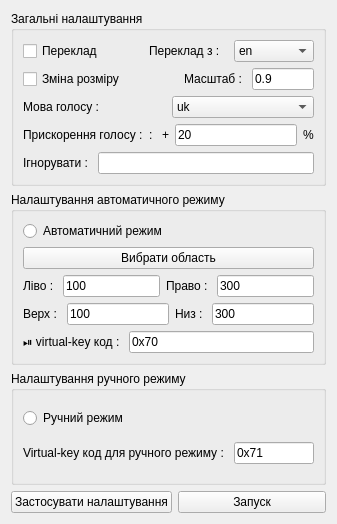
<?xml version="1.0" encoding="UTF-8"?>
<ui version="4.0">
 <class>Settings</class>
 <widget class="QWidget" name="Settings">
  <property name="geometry">
   <rect>
    <x>0</x>
    <y>0</y>
    <width>337</width>
    <height>524</height>
   </rect>
  </property>
  <property name="windowTitle">
   <string>Settings</string>
  </property>
  <layout class="QVBoxLayout" name="verticalLayout_4">
   <item>
    <widget class="QGroupBox" name="general_groupBox">
     <property name="title">
      <string>Загальні налаштування</string>
     </property>
     <layout class="QVBoxLayout" name="verticalLayout" stretch="0,0,0,0,0">
      <item>
       <layout class="QHBoxLayout" name="horizontalLayout_2" stretch="2,1,2,2">
        <item>
         <widget class="QCheckBox" name="TRANSLATE_checkBox">
          <property name="toolTip">
           <string>&lt;html&gt;&lt;head/&gt;&lt;body&gt;&lt;p&gt;Якщо галочка встановлена, буде відбуватися переклад&lt;/p&gt;&lt;/body&gt;&lt;/html&gt;</string>
          </property>
          <property name="text">
           <string>Переклад</string>
          </property>
         </widget>
        </item>
        <item>
         <spacer name="horizontalSpacer_2">
          <property name="orientation">
           <enum>Qt::Orientation::Horizontal</enum>
          </property>
          <property name="sizeHint" stdset="0">
           <size>
            <width>20</width>
            <height>20</height>
           </size>
          </property>
         </spacer>
        </item>
        <item>
         <widget class="QLabel" name="TRANSLATE_FROM_label">
          <property name="toolTip">
           <string>&lt;html&gt;&lt;head/&gt;&lt;body&gt;&lt;p&gt;Виберіть мову, з якої потрібно виконати переклад. Переклад буде виконано з цієї мови на &lt;span style=&quot; font-weight:700;&quot;&gt;Мову голосу&lt;/span&gt;.&lt;/p&gt;&lt;/body&gt;&lt;/html&gt;</string>
          </property>
          <property name="text">
           <string>Переклад з :</string>
          </property>
         </widget>
        </item>
        <item>
         <widget class="QComboBox" name="TRANSLATE_FROM_comboBox">
          <property name="toolTip">
           <string>&lt;html&gt;&lt;head/&gt;&lt;body&gt;&lt;p&gt;Виберіть мову, з якої потрібно виконати переклад. Переклад буде виконано з цієї мови на &lt;span style=&quot; font-weight:700;&quot;&gt;Мову голосу&lt;/span&gt;.&lt;/p&gt;&lt;/body&gt;&lt;/html&gt;</string>
          </property>
          <item>
           <property name="text">
            <string>en</string>
           </property>
          </item>
          <item>
           <property name="text">
            <string>af</string>
           </property>
          </item>
          <item>
           <property name="text">
            <string>ar</string>
           </property>
          </item>
          <item>
           <property name="text">
            <string>bg</string>
           </property>
          </item>
          <item>
           <property name="text">
            <string>bn</string>
           </property>
          </item>
          <item>
           <property name="text">
            <string>bs</string>
           </property>
          </item>
          <item>
           <property name="text">
            <string>cs</string>
           </property>
          </item>
          <item>
           <property name="text">
            <string>da</string>
           </property>
          </item>
          <item>
           <property name="text">
            <string>de</string>
           </property>
          </item>
          <item>
           <property name="text">
            <string>es</string>
           </property>
          </item>
          <item>
           <property name="text">
            <string>et</string>
           </property>
          </item>
          <item>
           <property name="text">
            <string>fr</string>
           </property>
          </item>
          <item>
           <property name="text">
            <string>hi</string>
           </property>
          </item>
          <item>
           <property name="text">
            <string>hr</string>
           </property>
          </item>
          <item>
           <property name="text">
            <string>hu</string>
           </property>
          </item>
          <item>
           <property name="text">
            <string>id</string>
           </property>
          </item>
          <item>
           <property name="text">
            <string>is</string>
           </property>
          </item>
          <item>
           <property name="text">
            <string>it</string>
           </property>
          </item>
          <item>
           <property name="text">
            <string>ja</string>
           </property>
          </item>
          <item>
           <property name="text">
            <string>kn</string>
           </property>
          </item>
          <item>
           <property name="text">
            <string>ko</string>
           </property>
          </item>
          <item>
           <property name="text">
            <string>la</string>
           </property>
          </item>
          <item>
           <property name="text">
            <string>lv</string>
           </property>
          </item>
          <item>
           <property name="text">
            <string>mr</string>
           </property>
          </item>
          <item>
           <property name="text">
            <string>ms</string>
           </property>
          </item>
          <item>
           <property name="text">
            <string>ne</string>
           </property>
          </item>
          <item>
           <property name="text">
            <string>nl</string>
           </property>
          </item>
          <item>
           <property name="text">
            <string>no</string>
           </property>
          </item>
          <item>
           <property name="text">
            <string>pl</string>
           </property>
          </item>
          <item>
           <property name="text">
            <string>pt</string>
           </property>
          </item>
          <item>
           <property name="text">
            <string>ro</string>
           </property>
          </item>
          <item>
           <property name="text">
            <string>sk</string>
           </property>
          </item>
          <item>
           <property name="text">
            <string>sq</string>
           </property>
          </item>
          <item>
           <property name="text">
            <string>sv</string>
           </property>
          </item>
          <item>
           <property name="text">
            <string>sw</string>
           </property>
          </item>
          <item>
           <property name="text">
            <string>ta</string>
           </property>
          </item>
          <item>
           <property name="text">
            <string>te</string>
           </property>
          </item>
          <item>
           <property name="text">
            <string>th</string>
           </property>
          </item>
          <item>
           <property name="text">
            <string>tl</string>
           </property>
          </item>
          <item>
           <property name="text">
            <string>tr</string>
           </property>
          </item>
          <item>
           <property name="text">
            <string>uk</string>
           </property>
          </item>
          <item>
           <property name="text">
            <string>ur</string>
           </property>
          </item>
          <item>
           <property name="text">
            <string>vi</string>
           </property>
          </item>
         </widget>
        </item>
       </layout>
      </item>
      <item>
       <layout class="QHBoxLayout" name="horizontalLayout_4">
        <item>
         <widget class="QCheckBox" name="RESIZE_checkBox">
          <property name="toolTip">
           <string>&lt;html&gt;&lt;head/&gt;&lt;body&gt;&lt;p&gt;Якщо встановлено цю галочку, роздільну здатність зображення буде змінено перед розпізнаванням тексту. Це може бути корисно для зменшення кількості обчислень.&lt;/p&gt;&lt;/body&gt;&lt;/html&gt;</string>
          </property>
          <property name="text">
           <string>Зміна розміру</string>
          </property>
         </widget>
        </item>
        <item>
         <spacer name="horizontalSpacer">
          <property name="orientation">
           <enum>Qt::Orientation::Horizontal</enum>
          </property>
          <property name="sizeHint" stdset="0">
           <size>
            <width>100</width>
            <height>20</height>
           </size>
          </property>
         </spacer>
        </item>
        <item>
         <layout class="QHBoxLayout" name="horizontalLayout_3">
          <item>
           <widget class="QLabel" name="RESIZE_SCALE_label">
            <property name="toolTip">
             <string>&lt;html&gt;&lt;head/&gt;&lt;body&gt;&lt;p&gt;Цей параметр визначає, наскільки буде змінено роздільну здатність зображення. Наприклад: якщо розмір зображення 1000х1000 пікселів і масштаб = 0.9, то перед розпізнаванням тексту розмір зображення буде зменшено до 900х900 пікселів.&lt;/p&gt;&lt;/body&gt;&lt;/html&gt;</string>
            </property>
            <property name="text">
             <string>Масштаб : </string>
            </property>
           </widget>
          </item>
          <item>
           <widget class="QLineEdit" name="RESIZE_SCALE_lineEdit">
            <property name="toolTip">
             <string>&lt;html&gt;&lt;head/&gt;&lt;body&gt;&lt;p&gt;Цей параметр визначає, наскільки буде змінено роздільну здатність зображення. Наприклад: якщо розмір зображення 1000х1000 пікселів і масштаб = 0.9, то перед розпізнаванням тексту розмір зображення буде зменшено до 900х900 пікселів.&lt;/p&gt;&lt;/body&gt;&lt;/html&gt;</string>
            </property>
            <property name="text">
             <string>0.9</string>
            </property>
           </widget>
          </item>
         </layout>
        </item>
       </layout>
      </item>
      <item>
       <layout class="QHBoxLayout" name="horizontalLayout_5">
        <item>
         <widget class="QLabel" name="SPEAK_LANGUAGE_label">
          <property name="toolTip">
           <string>&lt;html&gt;&lt;head/&gt;&lt;body&gt;&lt;p&gt;Цей параметр визначає мову, якою буде озвучено текст.&lt;/p&gt;&lt;/body&gt;&lt;/html&gt;</string>
          </property>
          <property name="text">
           <string>Мова голосу : </string>
          </property>
         </widget>
        </item>
        <item>
         <widget class="QComboBox" name="SPEAK_LANGUAGE_comboBox">
          <property name="toolTip">
           <string>&lt;html&gt;&lt;head/&gt;&lt;body&gt;&lt;p&gt;Цей параметр визначає мову, якою буде озвучено текст.&lt;/p&gt;&lt;/body&gt;&lt;/html&gt;</string>
          </property>
          <item>
           <property name="text">
            <string>uk</string>
           </property>
          </item>
          <item>
           <property name="text">
            <string>en</string>
           </property>
          </item>
          <item>
           <property name="text">
            <string>af</string>
           </property>
          </item>
          <item>
           <property name="text">
            <string>ar</string>
           </property>
          </item>
          <item>
           <property name="text">
            <string>bg</string>
           </property>
          </item>
          <item>
           <property name="text">
            <string>bn</string>
           </property>
          </item>
          <item>
           <property name="text">
            <string>bs</string>
           </property>
          </item>
          <item>
           <property name="text">
            <string>cs</string>
           </property>
          </item>
          <item>
           <property name="text">
            <string>da</string>
           </property>
          </item>
          <item>
           <property name="text">
            <string>de</string>
           </property>
          </item>
          <item>
           <property name="text">
            <string>es</string>
           </property>
          </item>
          <item>
           <property name="text">
            <string>et</string>
           </property>
          </item>
          <item>
           <property name="text">
            <string>fr</string>
           </property>
          </item>
          <item>
           <property name="text">
            <string>hi</string>
           </property>
          </item>
          <item>
           <property name="text">
            <string>hr</string>
           </property>
          </item>
          <item>
           <property name="text">
            <string>hu</string>
           </property>
          </item>
          <item>
           <property name="text">
            <string>id</string>
           </property>
          </item>
          <item>
           <property name="text">
            <string>is</string>
           </property>
          </item>
          <item>
           <property name="text">
            <string>it</string>
           </property>
          </item>
          <item>
           <property name="text">
            <string>ja</string>
           </property>
          </item>
          <item>
           <property name="text">
            <string>kn</string>
           </property>
          </item>
          <item>
           <property name="text">
            <string>ko</string>
           </property>
          </item>
          <item>
           <property name="text">
            <string>la</string>
           </property>
          </item>
          <item>
           <property name="text">
            <string>lv</string>
           </property>
          </item>
          <item>
           <property name="text">
            <string>mr</string>
           </property>
          </item>
          <item>
           <property name="text">
            <string>ms</string>
           </property>
          </item>
          <item>
           <property name="text">
            <string>ne</string>
           </property>
          </item>
          <item>
           <property name="text">
            <string>nl</string>
           </property>
          </item>
          <item>
           <property name="text">
            <string>no</string>
           </property>
          </item>
          <item>
           <property name="text">
            <string>pl</string>
           </property>
          </item>
          <item>
           <property name="text">
            <string>pt</string>
           </property>
          </item>
          <item>
           <property name="text">
            <string>ro</string>
           </property>
          </item>
          <item>
           <property name="text">
            <string>sk</string>
           </property>
          </item>
          <item>
           <property name="text">
            <string>sq</string>
           </property>
          </item>
          <item>
           <property name="text">
            <string>sv</string>
           </property>
          </item>
          <item>
           <property name="text">
            <string>sw</string>
           </property>
          </item>
          <item>
           <property name="text">
            <string>ta</string>
           </property>
          </item>
          <item>
           <property name="text">
            <string>te</string>
           </property>
          </item>
          <item>
           <property name="text">
            <string>th</string>
           </property>
          </item>
          <item>
           <property name="text">
            <string>tl</string>
           </property>
          </item>
          <item>
           <property name="text">
            <string>tr</string>
           </property>
          </item>
          <item>
           <property name="text">
            <string>ur</string>
           </property>
          </item>
          <item>
           <property name="text">
            <string>vi</string>
           </property>
          </item>
         </widget>
        </item>
       </layout>
      </item>
      <item>
       <layout class="QHBoxLayout" name="horizontalLayout_6">
        <item>
         <widget class="QLabel" name="SPEED_UP_label">
          <property name="toolTip">
           <string>&lt;html&gt;&lt;head/&gt;&lt;body&gt;&lt;p&gt;Цей параметр визначає, наскільки буде прискорено мовлення.&lt;/p&gt;&lt;/body&gt;&lt;/html&gt;</string>
          </property>
          <property name="text">
           <string>Прискорення голосу :  : </string>
          </property>
         </widget>
        </item>
        <item>
         <widget class="QLabel" name="SPEED_UP_label_2">
          <property name="text">
           <string>+</string>
          </property>
         </widget>
        </item>
        <item>
         <widget class="QLineEdit" name="SPEED_UP_lineEdit">
          <property name="toolTip">
           <string>&lt;html&gt;&lt;head/&gt;&lt;body&gt;&lt;p&gt;Цей параметр визначає, наскільки буде прискорено мовлення.&lt;/p&gt;&lt;/body&gt;&lt;/html&gt;</string>
          </property>
          <property name="text">
           <string>20</string>
          </property>
         </widget>
        </item>
        <item>
         <widget class="QLabel" name="SPEED_UP_label_3">
          <property name="text">
           <string>%</string>
          </property>
         </widget>
        </item>
       </layout>
      </item>
      <item>
       <layout class="QHBoxLayout" name="horizontalLayout_14">
        <item>
         <widget class="QLabel" name="IGNORE_WORDS_label">
          <property name="toolTip">
           <string>&lt;html&gt;&lt;head/&gt;&lt;body&gt;&lt;p&gt;Ці слова/символи будуть проігноровані і не будуть озвучені. Якщо ви вводите кілька слів, розділяйте їх комою.&lt;/p&gt;&lt;/body&gt;&lt;/html&gt;</string>
          </property>
          <property name="text">
           <string>Ігнорувати : </string>
          </property>
         </widget>
        </item>
        <item>
         <widget class="QLineEdit" name="IGNORE_WORDS_lineEdit">
          <property name="toolTip">
           <string>&lt;html&gt;&lt;head/&gt;&lt;body&gt;&lt;p&gt;Ці слова/символи будуть проігноровані і не будуть озвучені. Якщо ви вводите кілька слів, розділяйте їх комою.&lt;/p&gt;&lt;/body&gt;&lt;/html&gt;</string>
          </property>
         </widget>
        </item>
       </layout>
      </item>
     </layout>
    </widget>
   </item>
   <item>
    <widget class="QGroupBox" name="Auto_mode_groupBox">
     <property name="title">
      <string>Налаштування автоматичного режиму</string>
     </property>
     <layout class="QVBoxLayout" name="verticalLayout_2">
      <item>
       <widget class="QRadioButton" name="AUTO_MODE_radioButton">
        <property name="toolTip">
         <string>&lt;html&gt;&lt;head/&gt;&lt;body&gt;&lt;p&gt;Вмикає автоматичний режим. Виберіть область один раз, і коли там з'явиться новий текст, він буде озвучений.&lt;/p&gt;&lt;/body&gt;&lt;/html&gt;</string>
        </property>
        <property name="text">
         <string>Автоматичний режим</string>
        </property>
       </widget>
      </item>
      <item>
       <widget class="QPushButton" name="Select_area_pushButton">
        <property name="cursor">
         <cursorShape>PointingHandCursor</cursorShape>
        </property>
        <property name="toolTip">
         <string>&lt;html&gt;&lt;head/&gt;&lt;body&gt;&lt;p&gt;Натисніть, щоб вибрати область екрана, де знаходиться ваш текст.&lt;/p&gt;&lt;/body&gt;&lt;/html&gt;</string>
        </property>
        <property name="text">
         <string>Вибрати область</string>
        </property>
       </widget>
      </item>
      <item>
       <layout class="QHBoxLayout" name="horizontalLayout_7">
        <item>
         <widget class="QLabel" name="LEFT_label">
          <property name="toolTip">
           <string>&lt;html&gt;&lt;head/&gt;&lt;body&gt;&lt;p&gt;Найлівіша точка виділеної області.&lt;/p&gt;&lt;/body&gt;&lt;/html&gt;</string>
          </property>
          <property name="text">
           <string>Ліво : </string>
          </property>
         </widget>
        </item>
        <item>
         <widget class="QLineEdit" name="LEFT_lineEdit">
          <property name="toolTip">
           <string>&lt;html&gt;&lt;head/&gt;&lt;body&gt;&lt;p&gt;Найлівіша точка виділеної області.&lt;/p&gt;&lt;/body&gt;&lt;/html&gt;</string>
          </property>
          <property name="text">
           <string>100</string>
          </property>
         </widget>
        </item>
        <item>
         <widget class="QLabel" name="RIGHT_label">
          <property name="toolTip">
           <string>&lt;html&gt;&lt;head/&gt;&lt;body&gt;&lt;p&gt;Найправіша точка виділеної області.&lt;/p&gt;&lt;/body&gt;&lt;/html&gt;</string>
          </property>
          <property name="text">
           <string>Право : </string>
          </property>
         </widget>
        </item>
        <item>
         <widget class="QLineEdit" name="RIGHT_lineEdit">
          <property name="toolTip">
           <string>&lt;html&gt;&lt;head/&gt;&lt;body&gt;&lt;p&gt;Найправіша точка виділеної області.&lt;/p&gt;&lt;/body&gt;&lt;/html&gt;</string>
          </property>
          <property name="text">
           <string>300</string>
          </property>
         </widget>
        </item>
       </layout>
      </item>
      <item>
       <layout class="QHBoxLayout" name="horizontalLayout_8">
        <item>
         <widget class="QLabel" name="TOP_label">
          <property name="toolTip">
           <string>&lt;html&gt;&lt;head/&gt;&lt;body&gt;&lt;p&gt;Найвища точка виділеної області.&lt;/p&gt;&lt;/body&gt;&lt;/html&gt;</string>
          </property>
          <property name="text">
           <string>Верх : </string>
          </property>
         </widget>
        </item>
        <item>
         <widget class="QLineEdit" name="TOP_lineEdit">
          <property name="toolTip">
           <string>&lt;html&gt;&lt;head/&gt;&lt;body&gt;&lt;p&gt;Найвища точка виділеної області.&lt;/p&gt;&lt;/body&gt;&lt;/html&gt;</string>
          </property>
          <property name="text">
           <string>100</string>
          </property>
         </widget>
        </item>
        <item>
         <widget class="QLabel" name="BOTTOM_label">
          <property name="toolTip">
           <string>&lt;html&gt;&lt;head/&gt;&lt;body&gt;&lt;p&gt;Найнижча точка вибраної області.&lt;/p&gt;&lt;/body&gt;&lt;/html&gt;</string>
          </property>
          <property name="text">
           <string>Низ : </string>
          </property>
         </widget>
        </item>
        <item>
         <widget class="QLineEdit" name="BOTTOM_lineEdit">
          <property name="toolTip">
           <string>&lt;html&gt;&lt;head/&gt;&lt;body&gt;&lt;p&gt;Найнижча точка вибраної області.&lt;/p&gt;&lt;/body&gt;&lt;/html&gt;</string>
          </property>
          <property name="text">
           <string>300</string>
          </property>
         </widget>
        </item>
       </layout>
      </item>
      <item>
       <layout class="QHBoxLayout" name="horizontalLayout_9">
        <item>
         <widget class="QLabel" name="PAUSE_KEY_label">
          <property name="toolTip">
           <string>&lt;html&gt;&lt;head/&gt;&lt;body&gt;&lt;p&gt;Призупинити/Продовжити virtual-key код (за замовчуванням Esc).&lt;/p&gt;&lt;/body&gt;&lt;/html&gt;</string>
          </property>
          <property name="text">
           <string>⏯ virtual-key код : </string>
          </property>
         </widget>
        </item>
        <item>
         <widget class="QLineEdit" name="PAUSE_KEY_lineEdit">
          <property name="toolTip">
           <string>&lt;html&gt;&lt;head/&gt;&lt;body&gt;&lt;p&gt;Призупинити/Продовжити virtual-key код (за замовчуванням Esc).&lt;/p&gt;&lt;/body&gt;&lt;/html&gt;</string>
          </property>
          <property name="text">
           <string>0x70</string>
          </property>
         </widget>
        </item>
       </layout>
      </item>
     </layout>
    </widget>
   </item>
   <item>
    <widget class="QGroupBox" name="Manual_mode_groupBox">
     <property name="title">
      <string>Налаштування ручного режиму</string>
     </property>
     <layout class="QVBoxLayout" name="verticalLayout_3">
      <item>
       <widget class="QRadioButton" name="MANUAL_MODE_radioButton">
        <property name="toolTip">
         <string>&lt;html&gt;&lt;head/&gt;&lt;body&gt;&lt;p&gt;Вмикає ручний режим. Щоразу, коли вам потрібно озвучити текст, ви повинні вручну вибрати область, де він знаходиться.&lt;/p&gt;&lt;/body&gt;&lt;/html&gt;</string>
        </property>
        <property name="text">
         <string>Ручний режим</string>
        </property>
       </widget>
      </item>
      <item>
       <layout class="QHBoxLayout" name="horizontalLayout_10">
        <item>
         <widget class="QLabel" name="MANUAL_MODE_KEY_label">
          <property name="toolTip">
           <string>&lt;html&gt;&lt;head/&gt;&lt;body&gt;&lt;p&gt;Віртуальна клавіша - код клавіші, яку потрібно натиснути для запуску ручного режиму (за замовчуванням F2). Після натискання цієї клавіші потрібно вибрати область, в якій знаходиться текст, після чого він буде озвучений.&lt;/p&gt;&lt;/body&gt;&lt;/html&gt;</string>
          </property>
          <property name="text">
           <string>Virtual-key код для ручного режиму : </string>
          </property>
         </widget>
        </item>
        <item>
         <widget class="QLineEdit" name="MANUAL_MODE_KEY_lineEdit">
          <property name="toolTip">
           <string>&lt;html&gt;&lt;head/&gt;&lt;body&gt;&lt;p&gt;Віртуальна клавіша - код клавіші, яку потрібно натиснути для запуску ручного режиму (за замовчуванням F2). Після натискання цієї клавіші потрібно вибрати область, в якій знаходиться текст, після чого він буде озвучений.&lt;/p&gt;&lt;/body&gt;&lt;/html&gt;</string>
          </property>
          <property name="text">
           <string>0x71</string>
          </property>
         </widget>
        </item>
       </layout>
      </item>
     </layout>
    </widget>
   </item>
   <item>
    <layout class="QHBoxLayout" name="horizontalLayout_13">
     <item>
      <widget class="QPushButton" name="APPLY_pushButton">
       <property name="toolTip">
        <string>&lt;html&gt;&lt;head/&gt;&lt;body&gt;&lt;p&gt;Натисніть цю кнопку, щоб зберегти налаштування.&lt;/p&gt;&lt;/body&gt;&lt;/html&gt;</string>
       </property>
       <property name="text">
        <string>Застосувати налаштування</string>
       </property>
      </widget>
     </item>
     <item>
      <widget class="QPushButton" name="RUN_pushButton">
       <property name="toolTip">
        <string>&lt;html&gt;&lt;head/&gt;&lt;body&gt;&lt;p&gt;Запуск&lt;/p&gt;&lt;/body&gt;&lt;/html&gt;</string>
       </property>
       <property name="text">
        <string>Запуск</string>
       </property>
      </widget>
     </item>
    </layout>
   </item>
  </layout>
 </widget>
 <resources/>
 <connections/>
</ui>
